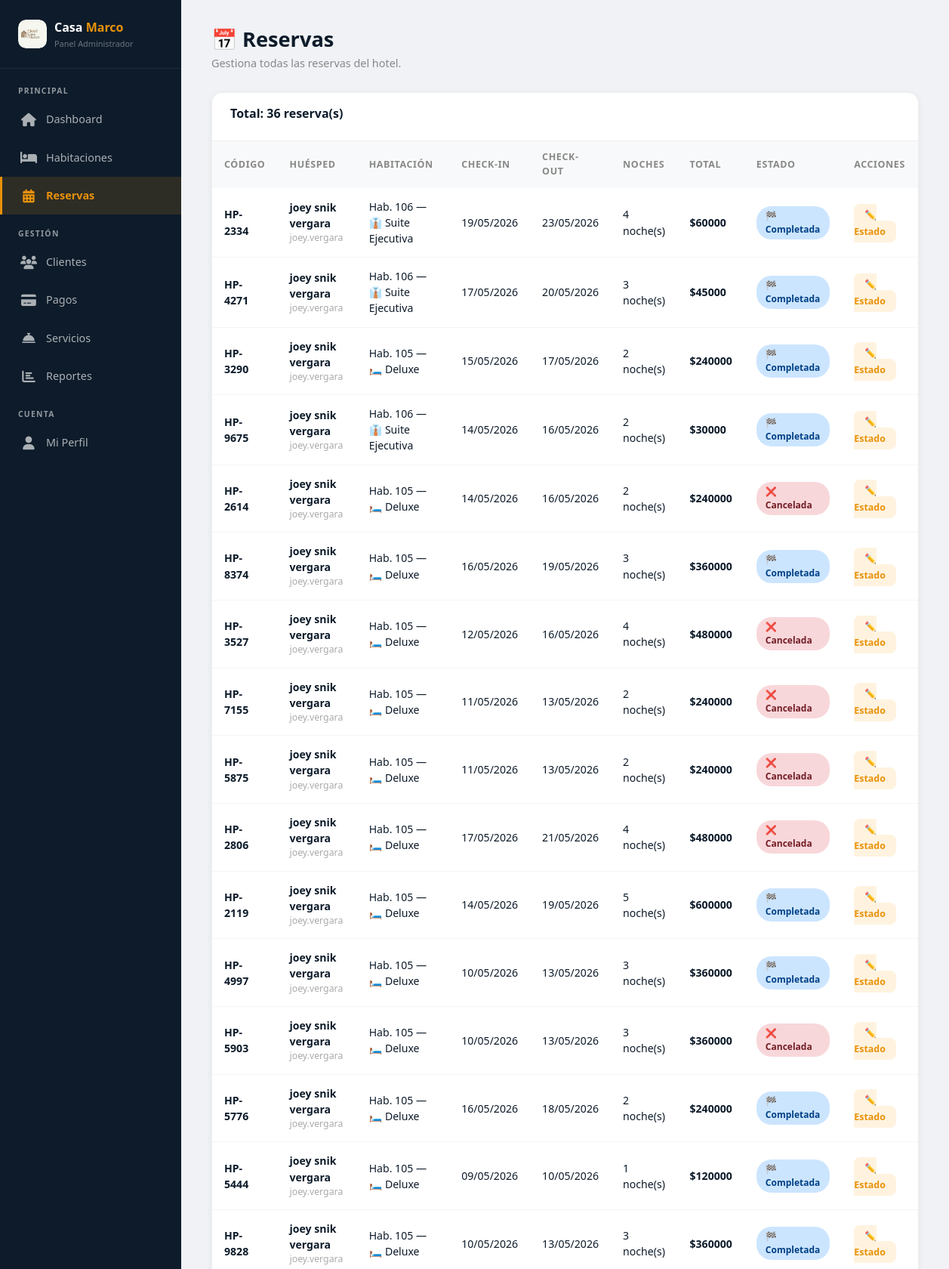
The page /admin-reservas/ (signed in, upper part) on the database its author committed.
### crud_app/models.py (models this page shows, shortened)
class Reserva(models.Model):
    ESTADOS = [
        ('pendiente',   '⏳ Pendiente'),
        ('confirmada',  '✅ Confirmada'),
        ('cancelada',   '❌ Cancelada'),
        ('completada',  '🏁 Completada'),
        ('en_curso',    '🔵 En curso'),
    ]
    usuario         = models.ForeignKey(User, on_delete=models.CASCADE, related_name='reservas')
    habitacion      = models.ForeignKey(Habitacion, on_delete=models.CASCADE, related_name='reservas')
    codigo          = models.CharField(max_length=10, unique=True)
    estado          = models.CharField(max_length=20, choices=ESTADOS, default='pendiente')
    check_in        = models.DateField(default='2024-01-01')
    check_out       = models.DateField(default='2024-01-02')
    huespedes       = models.PositiveIntegerField(default=1)
    adultos         = models.PositiveIntegerField(default=1)
    ninos           = models.PositiveIntegerField(default=0)
    total           = models.DecimalField(max_digits=10, decimal_places=2)
    nombre_huesped  = models.CharField(max_length=100, default='')
    documento       = models.CharField(max_length=20, default='')
    telefono        = models.CharField(max_length=20, default='')
    solicitudes     = models.TextField(blank=True, null=True)
    fecha_reserva   = models.DateTimeField(auto_now_add=True)
    @property
    def noches(self):
        return (self.check_out - self.check_in).days

class Habitacion(models.Model):
    TIPOS = [
        ('estandar',    '🛏️ Estándar'),
        ('deluxe',      '🛏️ Deluxe'),
        ('suite',       '⭐ Suite'),
        ('suite_ejecutiva', '👔 Suite Ejecutiva'),
        ('suite_presidencial', '👑 Suite Presidencial'),
        ('villa',       '🏡 Villa Familiar'),
    ]
    ESTADOS = [
        ('disponible',   '🟢 Disponible'),
        ('reservada',    '📋 Reservada'),
        ('ocupada',      '🔵 Ocupada'),
        ('limpieza',     '🟡 Limpieza'),
        ('mantenimiento','🔴 Mantenimiento'),
    ]
    numero          = models.CharField(max_length=10, unique=True)
    tipo            = models.CharField(max_length=30, choices=TIPOS, default='estandar')
    descripcion     = models.TextField()
    precio_noche    = models.DecimalField(max_digits=10, decimal_places=2)
    capacidad       = models.PositiveIntegerField(default=2)
    piso            = models.PositiveIntegerField(default=1)
    estado          = models.CharField(max_length=20, choices=ESTADOS, default='disponible')
    imagen          = models.ImageField(upload_to='habitaciones/', blank=True, null=True)
    imagen_url      = models.URLField(blank=True, null=True)
    amenidades      = models.TextField(blank=True, null=True)
    activa          = models.BooleanField(default=True)
    imagenes_galeria = models.TextField(blank=True, null=True)
    creado_el       = models.DateTimeField(auto_now_add=True)

### crud_app/views.py (the view)
# urls.py: path('admin-reservas/', views.admin_reservas, name='admin_reservas'),
@login_required(login_url='login')
def admin_reservas(request):
    if not request.user.is_staff:
        return redirect('home')
    reservas = Reserva.objects.all().order_by('-fecha_reserva')
    return render(request, 'crud_app/admin_reservas.html', {'reservas': reservas})

### crud_app/templates/crud_app/admin_reservas.html (shortened to what this page needs)
{% load static %}
<!DOCTYPE html>
<html lang="es">
<head>
  <link href="https://cdn.jsdelivr.net/npm/bootstrap@5.3.0/dist/css/bootstrap.min.css" rel="stylesheet">
  <link rel="stylesheet" href="https://cdnjs.cloudflare.com/ajax/libs/font-awesome/6.4.0/css/all.min.css"/>
</head>
<body>
<aside class="sidebar">
  <div class="sidebar-logo">
    <div class="sidebar-logo-icon">
      <img src="{% static 'crud_app/imagenes/logo.jpeg' %}" alt="Logo"
           style="width:38px; height:38px; border-radius:10px; object-fit:cover;">
    </div>
    <div>
      <div class="sidebar-logo-text">Casa <span>Marco</span></div>
      <div class="sidebar-logo-sub">Panel Administrador</div>
    </div>
  </div>
  <nav class="sidebar-nav">
    <div class="nav-section-title">Principal</div>
    <a href="{% url 'home_admin' %}"><span class="icon"><i class="fas fa-home"></i></span> Dashboard</a>
    <a href="{% url 'admin_habitaciones' %}"><span class="icon"><i class="fas fa-bed"></i></span> Habitaciones</a>
    <a href="{% url 'admin_reservas' %}" class="active"><span class="icon"><i class="fas fa-calendar-alt"></i></span> Reservas</a>
    <div class="nav-section-title" style="margin-top:8px;">Gestión</div>
    <a href="{% url 'admin_clientes' %}"><span class="icon"><i class="fas fa-users"></i></span> Clientes</a>
    <a href="{% url 'admin_pagos' %}"><span class="icon"><i class="fas fa-credit-card"></i></span> Pagos</a>
    <a href="{% url 'admin_servicios' %}"><span class="icon"><i class="fas fa-concierge-bell"></i></span> Servicios</a>
    <a href="{% url 'admin_reportes' %}"><span class="icon"><i class="fas fa-chart-bar"></i></span> Reportes</a>
    <div class="nav-section-title" style="margin-top:8px;">Cuenta</div>
    <a href="{% url 'perfil_usuario' %}"><span class="icon"><i class="fas fa-user"></i></span> Mi Perfil</a>
  </nav>
</aside>
<main class="main">
  <h1 class="page-title">📅 Reservas</h1>
  <p class="page-sub">Gestiona todas las reservas del hotel.</p>
  <div class="tabla-card">
    <div class="tabla-head">
      <h3>Total: {{ reservas|length }} reserva(s)</h3>
    </div>
    {% if reservas %}
    <table>
      <thead>
        <tr>
          <th>Código</th>
          <th>Huésped</th>
          <th>Habitación</th>
          <th>Check-in</th>
          <th>Check-out</th>
          <th>Noches</th>
          <th>Total</th>
          <th>Estado</th>
          <th>Acciones</th>
        </tr>
      </thead>
      <tbody>
        {% for r in reservas %}
        <tr>
          <td><strong>{{ r.codigo }}</strong></td>
          <td>
            <div style="font-weight:600;">{{ r.nombre_huesped }}</div>
            <div style="font-size:0.77rem;color:#aaa;">{{ r.usuario.username }}</div>
          </td>
          <td>Hab. {{ r.habitacion.numero }} — {{ r.habitacion.get_tipo_display }}</td>
          <td>{{ r.check_in|date:"d/m/Y" }}</td>
          <td>{{ r.check_out|date:"d/m/Y" }}</td>
          <td>{{ r.noches }} noche(s)</td>
          <td><strong>${{ r.total|floatformat:0 }}</strong></td>
          <td><span class="badge-estado badge-{{ r.estado }}">{{ r.get_estado_display }}</span></td>
          <td>
            <a href="{% url 'admin_cambiar_estado_reserva' r.pk %}" class="btn-accion btn-editar-estado">
              ✏️ Estado
            </a>
          </td>
        </tr>
        {% endfor %}
      </tbody>
    </table>
    {% else %}
    <div class="empty-state">
      <div class="icon">📅</div>
      <p>No hay reservas registradas aún.</p>
    </div>
    {% endif %}
  </div>
</main>
</body>
</html>

### crud_app/templates/crud_app/admin_reservas.html (style rules this page uses)
:root { --naranja: #E8920A; --azul-dark: #0D1B2A; }
* { box-sizing: border-box; margin: 0; padding: 0; }
body { font-family: 'Segoe UI', sans-serif; background: #f0f2f5; display: flex; min-height: 100vh; }
.sidebar { width: 240px; background: var(--azul-dark); display: flex; flex-direction: column; padding: 24px 0; position: fixed; top: 0; left: 0; bottom: 0; z-index: 100; }
.sidebar-logo { padding: 0 24px 24px; border-bottom: 1px solid rgba(255,255,255,0.08); display: flex; align-items: center; gap: 10px; }
.sidebar-logo-icon { width: 38px; height: 38px; border-radius: 10px; overflow: hidden; flex-shrink: 0; display: flex; align-items: center; justify-content: center; }
.sidebar-logo-text { font-size: 1rem; font-weight: 900; color: white; }
.sidebar-logo-text span { color: var(--naranja); }
.sidebar-logo-sub { font-size: 0.68rem; color: rgba(255,255,255,0.4); margin-top: 2px; }
.nav-section-title { font-size: 0.65rem; font-weight: 700; color: rgba(255,255,255,0.55); text-transform: uppercase; letter-spacing: 0.12em; padding: 10px 24px 4px; }
.sidebar-nav { padding: 12px 0; flex: 1; }
.sidebar-nav a { display: flex; align-items: center; gap: 12px; padding: 12px 24px; color: rgba(255,255,255,0.65); text-decoration: none; font-size: 0.9rem; font-weight: 500; transition: all 0.2s; border-left: 3px solid transparent; }
.sidebar-nav a.active { background: rgba(232,146,10,0.15); color: var(--naranja); border-left-color: var(--naranja); font-weight: 700; }
.sidebar-nav .icon { font-size: 1.1rem; width: 22px; text-align: center; }
.main { margin-left: 240px; padding: 36px 40px; flex: 1; }
.page-title { font-size: 1.7rem; font-weight: 800; color: var(--azul-dark); margin-bottom: 4px; }
.page-sub { color: #888; font-size: 0.9rem; margin-bottom: 28px; }
.tabla-card { background: white; border-radius: 14px; overflow: hidden; box-shadow: 0 2px 8px rgba(0,0,0,0.06); border: 1px solid #eee; }
.tabla-head { padding: 18px 24px; border-bottom: 1px solid #eee; display: flex; justify-content: space-between; align-items: center; }
.tabla-head h3 { font-size: 1rem; font-weight: 700; color: var(--azul-dark); }
table { width: 100%; border-collapse: collapse; }
thead tr { background: #f8f9fa; }
thead th { padding: 12px 16px; text-align: left; font-size: 0.78rem; font-weight: 700; color: #888; text-transform: uppercase; letter-spacing: 0.05em; }
tbody tr { border-bottom: 1px solid #f5f5f5; transition: background 0.15s; }
tbody td { padding: 14px 16px; font-size: 0.88rem; color: var(--azul-dark); }
.badge-estado { display: inline-block; padding: 4px 12px; border-radius: 20px; font-size: 0.75rem; font-weight: 700; }
.badge-cancelada { background: #f8d7da; color: #721c24; }
.badge-completada { background: #cce5ff; color: #004085; }
.btn-accion { padding: 6px 14px; border-radius: 8px; font-size: 0.78rem; font-weight: 600; text-decoration: none; border: none; cursor: pointer; transition: opacity 0.2s; }
.btn-editar-estado { background: #fff3e0; color: var(--naranja); }

### rows shown on the page
Reserva: codigo "HP-2334", nombre_huesped "joey snik vergara", usuario.username "joey.vergara", habitacion.numero "106", habitacion.tipo "👔 Suite Ejecutiva", check_in "19/05/2026", check_out "23/05/2026", noches "4", total "60000", estado "🏁 Completada"
Reserva: codigo "HP-4271", nombre_huesped "joey snik vergara", usuario.username "joey.vergara", habitacion.numero "106", habitacion.tipo "👔 Suite Ejecutiva", check_in "17/05/2026", check_out "20/05/2026", noches "3", total "45000", estado "🏁 Completada"
Reserva: codigo "HP-3290", nombre_huesped "joey snik vergara", usuario.username "joey.vergara", habitacion.numero "105", habitacion.tipo "🛏️ Deluxe", check_in "15/05/2026", check_out "17/05/2026", noches "2", total "240000", estado "🏁 Completada"
Reserva: codigo "HP-9675", nombre_huesped "joey snik vergara", usuario.username "joey.vergara", habitacion.numero "106", habitacion.tipo "👔 Suite Ejecutiva", check_in "14/05/2026", check_out "16/05/2026", noches "2", total "30000", estado "🏁 Completada"
Reserva: codigo "HP-2614", nombre_huesped "joey snik vergara", usuario.username "joey.vergara", habitacion.numero "105", habitacion.tipo "🛏️ Deluxe", check_in "14/05/2026", check_out "16/05/2026", noches "2", total "240000", estado "❌ Cancelada"
Reserva: codigo "HP-8374", nombre_huesped "joey snik vergara", usuario.username "joey.vergara", habitacion.numero "105", habitacion.tipo "🛏️ Deluxe", check_in "16/05/2026", check_out "19/05/2026", noches "3", total "360000", estado "🏁 Completada"
Reserva: codigo "HP-3527", nombre_huesped "joey snik vergara", usuario.username "joey.vergara", habitacion.numero "105", habitacion.tipo "🛏️ Deluxe", check_in "12/05/2026", check_out "16/05/2026", noches "4", total "480000", estado "❌ Cancelada"
Reserva: codigo "HP-7155", nombre_huesped "joey snik vergara", usuario.username "joey.vergara", habitacion.numero "105", habitacion.tipo "🛏️ Deluxe", check_in "11/05/2026", check_out "13/05/2026", noches "2", total "240000", estado "❌ Cancelada"
Reserva: codigo "HP-5875", nombre_huesped "joey snik vergara", usuario.username "joey.vergara", habitacion.numero "105", habitacion.tipo "🛏️ Deluxe", check_in "11/05/2026", check_out "13/05/2026", noches "2", total "240000", estado "❌ Cancelada"
Reserva: codigo "HP-2806", nombre_huesped "joey snik vergara", usuario.username "joey.vergara", habitacion.numero "105", habitacion.tipo "🛏️ Deluxe", check_in "17/05/2026", check_out "21/05/2026", noches "4", total "480000", estado "❌ Cancelada"
Reserva: codigo "HP-2119", nombre_huesped "joey snik vergara", usuario.username "joey.vergara", habitacion.numero "105", habitacion.tipo "🛏️ Deluxe", check_in "14/05/2026", check_out "19/05/2026", noches "5", total "600000", estado "🏁 Completada"
Reserva: codigo "HP-4997", nombre_huesped "joey snik vergara", usuario.username "joey.vergara", habitacion.numero "105", habitacion.tipo "🛏️ Deluxe", check_in "10/05/2026", check_out "13/05/2026", noches "3", total "360000", estado "🏁 Completada"
Reserva: codigo "HP-5903", nombre_huesped "joey snik vergara", usuario.username "joey.vergara", habitacion.numero "105", habitacion.tipo "🛏️ Deluxe", check_in "10/05/2026", check_out "13/05/2026", noches "3", total "360000", estado "❌ Cancelada"
Reserva: codigo "HP-5776", nombre_huesped "joey snik vergara", usuario.username "joey.vergara", habitacion.numero "105", habitacion.tipo "🛏️ Deluxe", check_in "16/05/2026", check_out "18/05/2026", noches "2", total "240000", estado "🏁 Completada"
Reserva: codigo "HP-5444", nombre_huesped "joey snik vergara", usuario.username "joey.vergara", habitacion.numero "105", habitacion.tipo "🛏️ Deluxe", check_in "09/05/2026", check_out "10/05/2026", noches "1", total "120000", estado "🏁 Completada"
Reserva: codigo "HP-9828", nombre_huesped "joey snik vergara", usuario.username "joey.vergara", habitacion.numero "105", habitacion.tipo "🛏️ Deluxe", check_in "10/05/2026", check_out "13/05/2026", noches "3", total "360000", estado "🏁 Completada"

### other values the page prints
{{ reservas|length }} "36"
